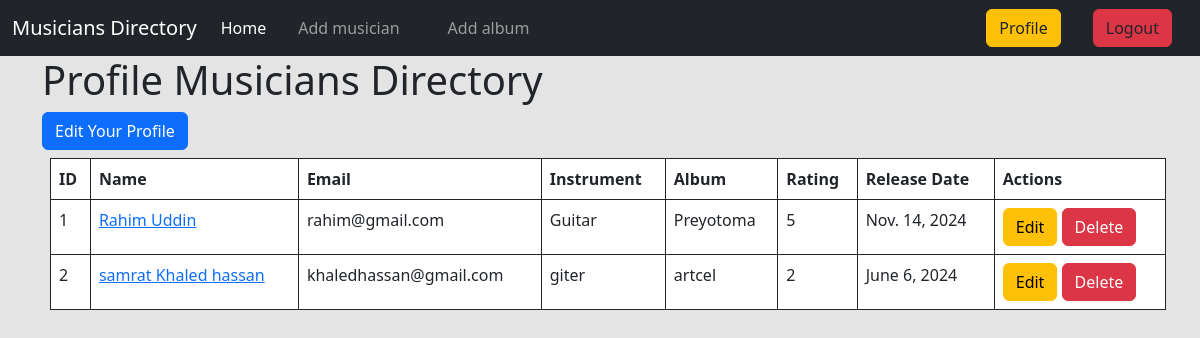
Screenshot of /author/profile/ (signed in) with the database file from the repository.
### posts/models.py (models this page shows, shortened)
class Musician(models.Model):
    author = models.ForeignKey(User, on_delete=models.CASCADE, related_name='musicians')
    first_name = models.CharField(max_length=50)
    last_name = models.CharField(max_length=50)
    email = models.EmailField(unique=True)
    phone = models.CharField(max_length=15)
    instrument_type = models.CharField(max_length=50)

class Album(models.Model):
    author = models.ForeignKey(User, on_delete=models.CASCADE, related_name='albums' )
    musician = models.ForeignKey(Musician, on_delete=models.CASCADE, related_name='albums')
    name = models.CharField(max_length=100)
    release_date = models.DateField()
    rating = models.PositiveIntegerField(choices=[(i, i) for i in range(1, 6)])

### author/views.py (the view)
# urls.py: path('profile/', views.profile, name='profile'),
@login_required
def profile(request):
    musicians = Musician.objects.all()
    albums = Album.objects.all()
    return render(request, 'profile.html', {'musicians' : musicians, 'albums' : albums })

### author/templates/profile.html
{% extends 'base.html' %}
{% load crispy_forms_tags %}
{% block content %}
<h1>Profile Musicians Directory</h1>
<div>
    <a class="btn btn-primary" href="{% url 'edit_profile' %}">Edit Your Profile</a>
</div>
<table class="table table-bordered m-2 border-dark">
    <thead>
        <tr>
            <th>ID</th>
            <th>Name</th>
            <th>Email</th>
            <th>Instrument</th>
            <th>Album</th>
            <th>Rating</th>
            <th>Release Date</th>
            <th>Actions</th>
        </tr>
    </thead>
    <tbody>
        {% for musician in musicians %}
        <tr>
            <td>{{ musician.id }}</td>
            <td><a href="{% url 'musician_update' musician.id %}">{{ musician.first_name }} {{ musician.last_name }}</a></td>
            <td>{{ musician.email }}</td>
            {% for album in musician.albums.all %}
            <td>{{ musician.instrument_type }}</td>
            <td>{{ album.name }}</td>
            <td>{{ album.rating }}</td>
            <td>{{ album.release_date }}</td>
            <td>
                <a class="btn btn-warning" href="{% url 'album_update' album.id %}">Edit</a>
                <a class="btn btn-danger" href="{% url 'album_delete' album.id %}">Delete</a>
            </td>
            {% endfor %}
        </tr>
        {% endfor %}
    </tbody>
</table>
{% endblock %}

### rows the page displays
Musician: id "1", first_name "Rahim", last_name "Uddin", email "rahim@gmail.com", instrument_type "Guitar"
Album: name "Preyotoma", rating "5", release_date "Nov. 14, 2024"
Musician: id "2", first_name "samrat Khaled", last_name "hassan", email "khaledhassan@gmail.com", instrument_type "giter"
Album: name "artcel", rating "2", release_date "June 6, 2024"
